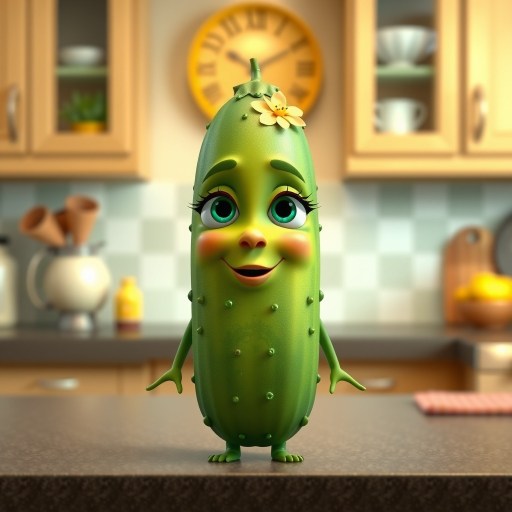
#> input picture bench/job4/images/cucumber.jpg, 1024 x 1024 px (shown at 1/2 size)
$ python -i cutout.py   (imports and definitions only)
#> lines starting #> are read from the running program, lines starting #| are printed output that depends on the picture; after the words box and inside, x2 and y2 are one past the last pixel; in counts of white or black regions, pixels touching at a corner belong together
#> further down, picture is the input picture: PIL image 1024x1024 RGB; mean R, G, B 155, 139, 89.9
"""Cut a character drawn on a plain white background into an RGBA sprite (classic flood fill, no AI).

The puppet engine animates the sprite over a separate background picture, so the face never melts
the way the GPU video models did. A picture whose border is not plain white returns None and the
scene falls back to animating the whole picture.
"""
from __future__ import annotations

import numpy as np
from PIL import Image, ImageDraw, ImageFilter

SENTINEL = (255, 0, 254)


def border_is_plain(im: Image.Image, min_white: float = 0.75) -> bool:
#> called with min_white = 0.75
    a = np.asarray(im.convert("RGB")).astype(np.int16)
    edge = np.concatenate([a[0], a[-1], a[:, 0], a[:, -1]])
    return float(((edge > 225).all(axis=1)).mean()) >= min_white


def cut_white(im: Image.Image, thresh: int = 42, feather: float = 1.2) -> Image.Image | None:
    """RGBA sprite cropped to the character, or None when the background isn't plain white."""
    rgb = im.convert("RGB")
    if not border_is_plain(rgb):
        return None
    work = rgb.copy()
    w, h = work.size
    seeds = [(x, y) for x in range(0, w, max(1, w // 24)) for y in (0, h - 1)]
    seeds += [(x, y) for y in range(0, h, max(1, h // 24)) for x in (0, w - 1)]
    px = work.load()
    for xy in seeds:
        r, g, b = px[xy]
        if min(r, g, b) > 215 and px[xy] != SENTINEL:
            ImageDraw.floodfill(work, xy, SENTINEL, thresh=thresh)
    a = np.asarray(work).astype(np.int16)
    bg = (a[..., 0] == SENTINEL[0]) & (a[..., 1] == SENTINEL[1]) & (a[..., 2] == SENTINEL[2])
    # the generator paints a pale grey floor shadow under the feet (and white gaps between the legs)
    # that the fill can't reach: in the lower part of the character, light low-colour pixels are floor
    fg_rows = np.nonzero((~bg).any(axis=1))[0]
    if len(fg_rows):
        top, bottom = fg_rows[0], fg_rows[-1]
        cut_from = int(top + (bottom - top) * 0.68)
        o = np.asarray(rgb).astype(np.int16)
        pale = (o.min(axis=2) > 170) & ((o.max(axis=2) - o.min(axis=2)) < 28)
        bg[cut_from:] |= pale[cut_from:]
    fg_ratio = 1 - bg.mean()
    if not 0.04 < fg_ratio < 0.9:  # nothing found, or the fill leaked into the character
        return None
    alpha = Image.fromarray(np.where(bg, 0, 255).astype(np.uint8))
    # shave the 1-2 px white fringe the fill leaves at the outline, then soften the edge
    alpha = alpha.filter(ImageFilter.MinFilter(5)).filter(ImageFilter.GaussianBlur(feather))
    out = rgb.copy()
    out.putalpha(alpha)
    box = alpha.point(lambda v: 255 if v > 20 else 0).getbbox()
    return out.crop(box) if box else None


def cut_plain(im: Image.Image, thresh: int = 38, feather: float = 1.2) -> Image.Image | None:
    """Like cut_white for a picture on any plain studio background (flat grey, dark gradient):
    flood fill from the border with the border's own colours."""
    white = cut_white(im, feather=feather)
    if white is not None:
        return white
    rgb = im.convert("RGB")
    work = rgb.copy()
    w, h = work.size
#> w = 1024; h = 1024
    px = work.load()
    seeds = [(x, y) for x in range(0, w, max(1, w // 32)) for y in (0, h - 1)]
    seeds += [(x, y) for y in range(0, h, max(1, h // 32)) for x in (0, w - 1)]
    for xy in seeds:
        if px[xy] != SENTINEL:
            ImageDraw.floodfill(work, xy, SENTINEL, thresh=thresh)
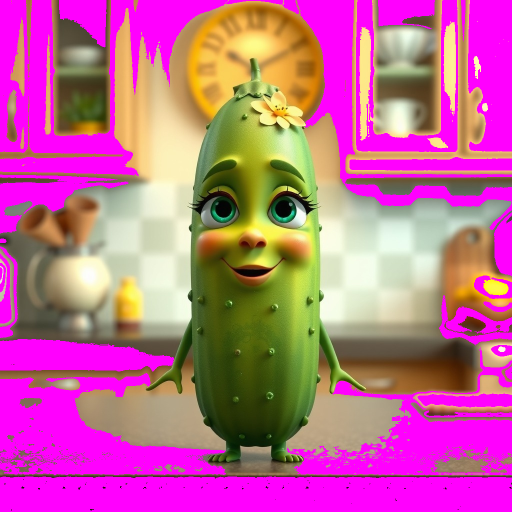
#> work: PIL image 1024x1024 RGB (shown at 1/2 size); mean R, G, B 192, 99.7, 147.9
    a = np.asarray(work).astype(np.int16)
    bg = (a[..., 0] == SENTINEL[0]) & (a[..., 1] == SENTINEL[1]) & (a[..., 2] == SENTINEL[2])
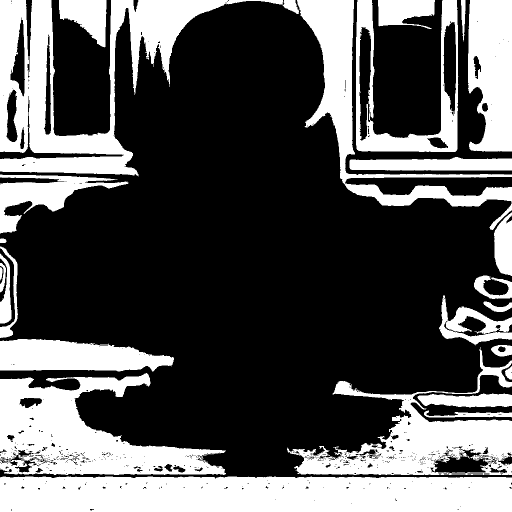
#> bg: shape (1024, 1024) bool (shown at 1/2 size); 33.1% white; 27 white regions, largest, box (x1, y1, x2, y2) and area: (0, 953, 1024, 1024) 71250, (0, 0, 567, 353) 57326, (0, 746, 452, 950) 46228
    if not 0.04 < 1 - bg.mean() < 0.9:
        return None
    alpha = Image.fromarray(np.where(bg, 0, 255).astype(np.uint8))
    alpha = alpha.filter(ImageFilter.MinFilter(5)).filter(ImageFilter.GaussianBlur(feather))
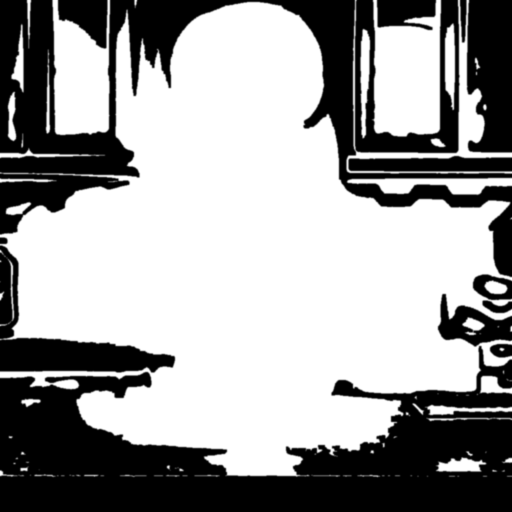
#> alpha: PIL image 1024x1024 L (shown at 1/2 size); min 0, max 255, mean 157
    out = rgb.copy()
    out.putalpha(alpha)
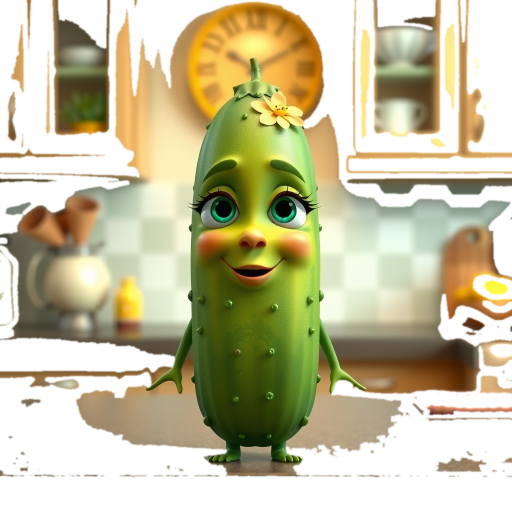
#> out: PIL image 1024x1024 RGBA (shown at 1/2 size); mean R, G, B, A 155, 139, 89.9, 157; transparent parts drawn white
    box = alpha.point(lambda v: 255 if v > 20 else 0).getbbox()
#> box = (0, 0, 1024, 955)
    return out.crop(box) if box else None
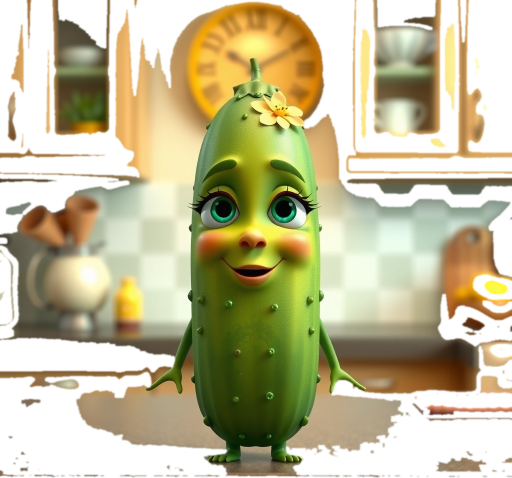
#> returned value: PIL image 1024x955 RGBA (shown at 1/2 size); mean R, G, B, A 163.6, 147.2, 95.3, 168.3; transparent parts drawn white

>>> from PIL import Image
>>> picture = Image.open('../../bench/job4/images/cucumber.jpg')
>>> result = cut_plain(picture)

$ run again, on bench/job4/images/scene_00.jpg
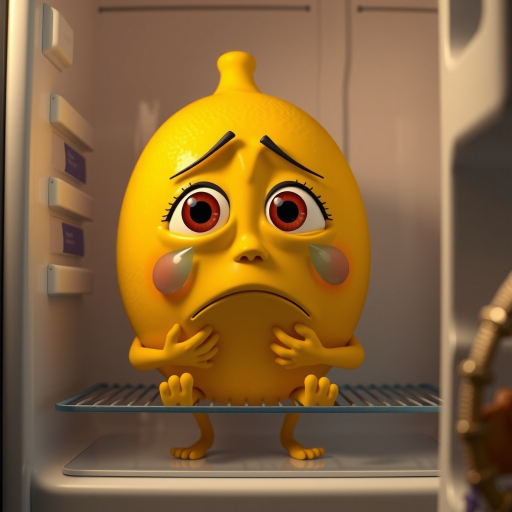
#> input picture bench/job4/images/scene_00.jpg, 1024 x 1024 px (shown at 1/2 size)
#> picture is the input picture: PIL image 1024x1024 RGB; mean R, G, B 134.9, 101.6, 59
#> in cut_plain, `bg = (a[..., 0] == SENTINEL[0]) & (a[..., 1] == SENTINEL[1]) & (a[...,..`:
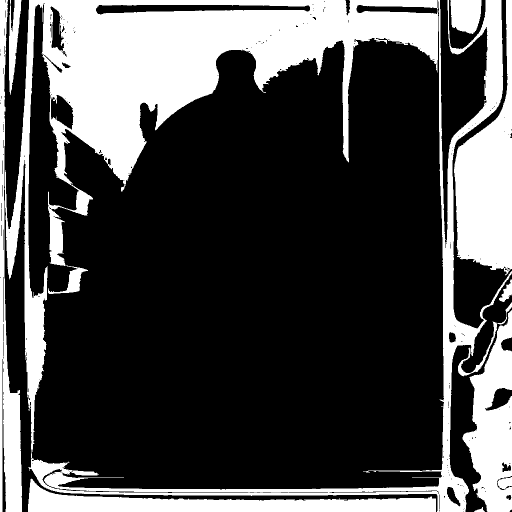
#> bg: shape (1024, 1024) bool (shown at 1/2 size); 28.8% white; 10 white regions, largest, box (x1, y1, x2, y2) and area: (10, 0, 1024, 1024) 197609, (908, 0, 1024, 551) 32998, (56, 957, 872, 1024) 23000
#> box = (5, 0, 1024, 1024)
#> in cut_plain, `return out.crop(box) if box else None`:
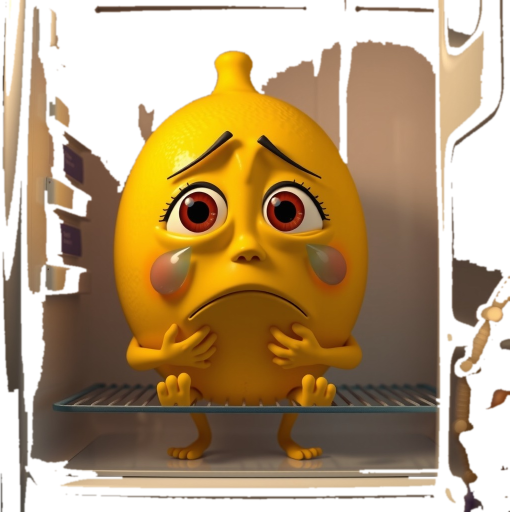
#> returned value: PIL image 1019x1024 RGBA (shown at 1/2 size); mean R, G, B, A 135.4, 102, 59.1, 171.1; transparent parts drawn white

$ run again, on bench/job4/images/scene_01.jpg
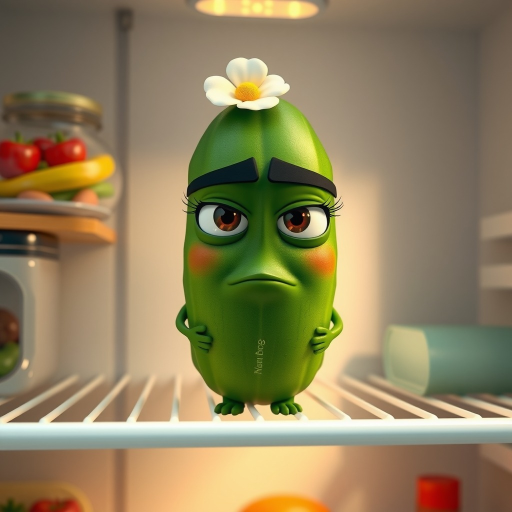
#> input picture bench/job4/images/scene_01.jpg, 1024 x 1024 px (shown at 1/2 size)
#> picture is the input picture: PIL image 1024x1024 RGB; mean R, G, B 144.1, 129.6, 93
#> in cut_plain, `bg = (a[..., 0] == SENTINEL[0]) & (a[..., 1] == SENTINEL[1]) & (a[...,..`:
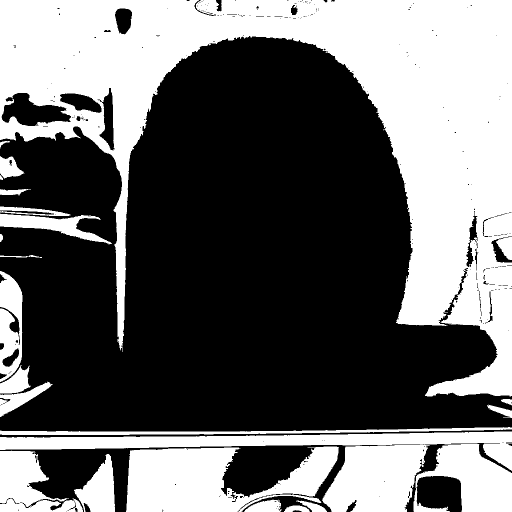
#> bg: shape (1024, 1024) bool (shown at 1/2 size); 41.3% white; 23 white regions, largest, box (x1, y1, x2, y2) and area: (0, 0, 1024, 793) 290673, (0, 863, 1024, 1024) 46196, (252, 893, 678, 1024) 34627
#> in cut_plain, `out.putalpha(alpha)`:
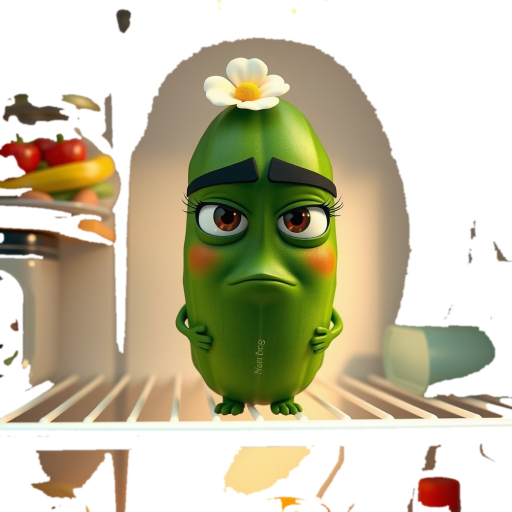
#> out: PIL image 1024x1024 RGBA (shown at 1/2 size); mean R, G, B, A 144.1, 129.6, 93, 141.1; transparent parts drawn white
#> box = (0, 0, 1024, 1024)
